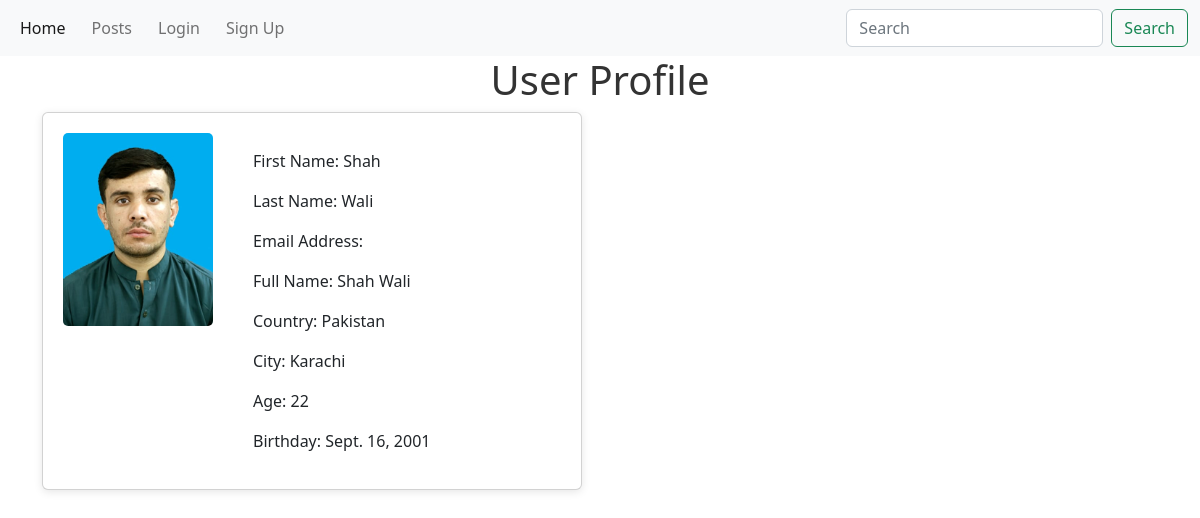
Screenshot of /id_user_profile/17/ with the database file from the repository.
### user_profile/models.py (models this page shows, shortened)
class Profile(models.Model):
    name = models.CharField(max_length=200, blank=True)
    email = models.CharField(max_length=200, blank=True)
    user = models.OneToOneField(User, on_delete=models.CASCADE)
    country = models.CharField(max_length=200, blank=True)
    city = models.CharField(max_length=200, blank=True)
    age = models.IntegerField(blank=True, null=True)
    birthday = models.DateField(blank=True, null=True)
    description = models.TextField(blank=True)
    joined_date = models.DateField(blank=True, null=True)
    user_img = models.ImageField(upload_to='profile_images/', default='profile_images/default.png')

### user_profile/views.py (the view)
# urls.py: path('id_user_profile/<int:user_id>/', views.id_profile_view, name='id_user_profile'),
def id_profile_view(request, user_id):
    user = get_object_or_404(User, id=user_id)
    profile = get_object_or_404(Profile, user=user)
    context = {
        'user': user,
        'profile': profile,
    }
    return render(request, 'user_profile/user_profile.html', context)

### user_profile/templates/user_profile/user_profile.html (shortened to what this page needs)
{% extends 'base.html' %}
{% block content %}
<h1>User Profile</h1>
{% if user.is_authenticated %}
<div class="card mb-3" style="max-width: 540px;">
    <div class="row no-gutters">
        <div class="col-md-4">
            {% with profile=user.profile %}
                {% if profile.user_img %}
                    <img src="{{ profile.user_img.url }}" class="card-img profile-img_shah" alt="{{ user.username }}'s profile image">
                {% endif %}
            {% endwith %}
        </div>
        <div class="col-md-8">
            <div class="card-body">
                <p class="card-text">First Name: {{ user.first_name }}</p>
                <p class="card-text">Last Name: {{ user.last_name }}</p>
                <p class="card-text">Email Address: {{ user.email }}</p>
                {% with profile=user.profile %}
                    {% if profile %}
                        <p class="card-text">Full Name: {{ profile.name }}</p>
                        <p class="card-text">Country: {{ profile.country }}</p>
                        <p class="card-text">City: {{ profile.city }}</p>
                        <p class="card-text">Age: {{ profile.age }}</p>
                        <p class="card-text">Birthday: {{ profile.birthday }}</p>
                    {% else %}
                        <p class="card-text">No profile information found. Please complete your profile.</p>
                    {% endif %}
                {% endwith %}
            </div>
        </div>
    </div>
</div>
{% else %}
    <p>You are not logged in. Please <a href="{% url 'login' %}">log in</a>.</p>
{% endif %}
{% endblock %}

### static/css.css (style rules this page uses)
body { background-color: red; }
h1 { text-align: center; margin-bottom: 20px; color: #333; }
.card { background-color: #fff; border-radius: 8px; box-shadow: 0 2px 8px rgba(0, 0, 0, 0.1); padding: 20px; margin-bottom: 20px; }

### rows the page displays
Profile: user_img (picture), name "Shah Wali", country "Pakistan", city "Karachi", age "22", birthday "Sept. 16, 2001"

### other values shown
{{ user.first_name }} "Shah"
{{ user.last_name }} "Wali"
